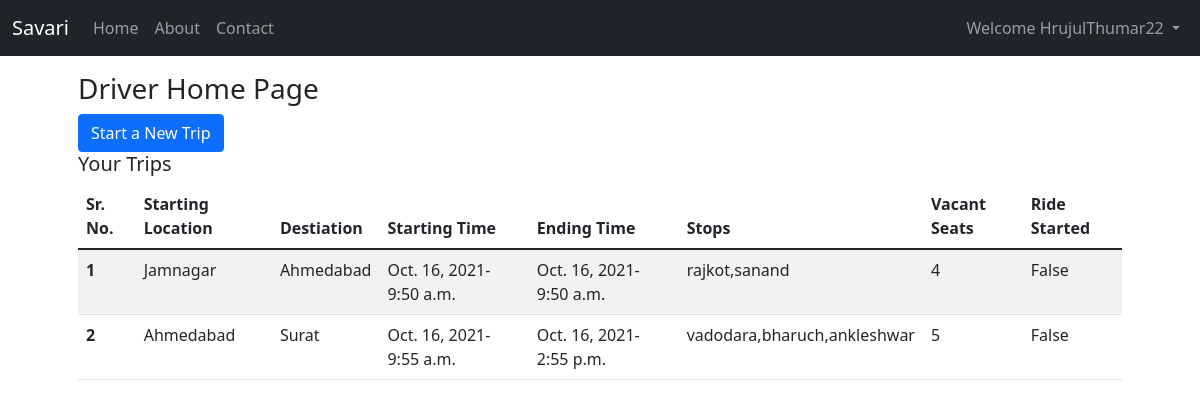
Page /driver/ (signed in) on the committed database.
### userAccount/models.py (models this page shows, shortened)
class User(AbstractBaseUser,PermissionsMixin):
    email=models.EmailField(max_length=254,unique=True)
    username=models.CharField(max_length=50,unique=True)
    first_name=models.CharField(max_length=50)
    last_name=models.CharField(max_length=50)
    dob=models.DateField()
    phone_regex = RegexValidator(regex=r'^[0-9]{10}$', message="Phone number must be entered in the format: '999999999'. 10 digits allowed.")
    mobile = models.CharField(validators=[phone_regex], max_length=17, blank=True)
    date_joined=models.DateTimeField(auto_now_add=True)
    last_login=models.DateTimeField(auto_now=True)
    is_admin=models.BooleanField(default=False)
    is_active=models.BooleanField(default=True)
    is_staff=models.BooleanField(default=False)
    is_superuser=models.BooleanField(default=False)
    USERNAME_FIELD='username'
    REQUIRED_FIELDS=['email','first_name','last_name','dob','mobile']
    objects=UserManager()
    def __str__(self):
        return self.username

### driver/models.py (models this page shows, shortened)
class DriverTrip(models.Model):
    Starting_City=models.ForeignKey("city.City",on_delete=models.CASCADE,related_name='start_city')
    Destination_City=models.ForeignKey("city.City",on_delete=models.CASCADE,related_name='end_city')
    Trip_Starting_Date=models.DateField()
    Trip_Starting_Time=models.TimeField()
    Trip_Ending_Date=models.DateField()
    Trip_Ending_Time=models.TimeField()
    Stops=models.CharField(max_length=255)
    Vehicle_Name=models.CharField(max_length=50)
    number_regex=RegexValidator(regex=r'^[A-Z]{2}[-][0-9]{1,2}[-][A-Z]{1,2}[-][0-9]{3,4}$', message="Vehicle number must be entered in the format: MH-03-C-3843")
    Vehicle_Number=models.CharField(validators=[number_regex], max_length=17, blank=True)
    Vacancy=models.IntegerField()
    Driver=models.ForeignKey("userAccount.User", on_delete=models.CASCADE)
    isTripStarted=models.BooleanField(default=False)

### city/models.py (models this page shows)
class City(models.Model):
    name=models.CharField(max_length=50)
    state=models.ForeignKey("State",on_delete=models.CASCADE)
    shorthand=models.CharField(max_length=10)
    def __str__(self) -> str:
        return self.name

### driver/views.py (the view)
# urls.py: path('',views.Home,name="driver_home"),
def Home(request):
    trips=DriverTrip.objects.filter(Driver_id=request.user.id)
    if trips.exists():
        context={'trips':trips}
    else:
        context={'trips':False}
    return render(request,'driver/home.html',context)

### templates/driver/home.html
{% extends 'base.html' %}
{% block body %}
    <div class="container my-3 px-5">
        <h3>Driver Home Page</h3>
        <a href="/driver/start">
            <button class="btn btn-primary">Start a New Trip</button>
        </a>
        {% if not trips %}
            <h5>You have no trips</h5>
        {% else %}
            <h5>Your Trips</h5>
            <table class="table table-striped">
                 <thead>
                    <tr>
                        <th scope="col">Sr. No.</th>
                        <th scope="col">Starting Location</th>
                        <th scope="col">Destiation</th>
                        <th scope="col">Starting Time</th>
                        <th scope="col">Ending Time</th>
                        <th scope="col">Stops</th>
                        <th scope="col">Vacant Seats</th>
                        <th scope="col">Ride Started</th>
                    </tr>
                </thead>
                <tbody>
                    {% for trip in trips %}
                        <tr>
                        <th scope="row">{{forloop.counter}}</th>
                        <td>{{trip.Starting_City}}</td>
                        <td>{{trip.Destination_City}}</td>
                        <td>{{trip.Trip_Starting_Date}}-{{trip.Trip_Starting_Time}}</td>
                        <td>{{trip.Trip_Ending_Date}}-{{trip.Trip_Ending_Time}}</td>
                        <td>{{trip.Stops}}</td>
                        <td>{{trip.Vacancy}}</td>
                        <td>{{trip.isTripStarted}}</td>
                        </tr>
                    {% endfor %}
                </tbody>
            </table>
        {% endif %}
    </div>
{% endblock body %}

### templates/base.html (shortened to what this page needs)
<!doctype html>
<html lang="en">
  <head>
    <link href="https://cdn.jsdelivr.net/npm/bootstrap@5.1.1/dist/css/bootstrap.min.css" rel="stylesheet">
  </head>
  <body>
    <nav class="navbar navbar-expand-lg navbar-dark bg-dark">
        <div class="container-fluid">
          <a class="navbar-brand" href="/">Savari</a>
          <div class="collapse navbar-collapse" id="navbarSupportedContent">
            <ul class="navbar-nav me-auto mb-2 mb-lg-0">
              <li class="nav-item">
                <a class="nav-link {% block activeHome %}{% endblock activeHome %}" href="/">Home</a>
              </li>
              <li class="nav-item">
                <a class="nav-link {% block activeAbout %}{% endblock activeAbout %}" href="/about">About</a>
              </li>
              <li class="nav-item">
                <a class="nav-link {% block activeContact %}{% endblock activeContact %}" href="/contact">Contact</a>
              </li>
            </ul>
            {% if user.is_authenticated %}
            <ul class="navbar-nav ml-auto">
            <li class="nav-item dropdown">
              <a class="nav-link dropdown-toggle" href="#" id="navbarDropdown" role="button" data-bs-toggle="dropdown" aria-expanded="false">
                Welcome {{ request.user }}
              </a>
            </li>
            </ul>
            {% endif %}
          </div>
        </div>
      </nav>
      {% block body %}{% endblock body %}
  </body>
</html>

### rows in the picture
User: user "HrujulThumar22"
DriverTrip: Starting_City "Jamnagar", Destination_City "Ahmedabad", Trip_Starting_Date "Oct. 16, 2021", Trip_Starting_Time "9:50 a.m.", Trip_Ending_Date "Oct. 16, 2021", Trip_Ending_Time "9:50 a.m.", Stops "rajkot,sanand", Vacancy "4", isTripStarted "False"
DriverTrip: Starting_City "Ahmedabad", Destination_City "Surat", Trip_Starting_Date "Oct. 16, 2021", Trip_Starting_Time "9:55 a.m.", Trip_Ending_Date "Oct. 16, 2021", Trip_Ending_Time "2:55 p.m.", Stops "vadodara,bharuch,ankleshwar", Vacancy "5", isTripStarted "False"
